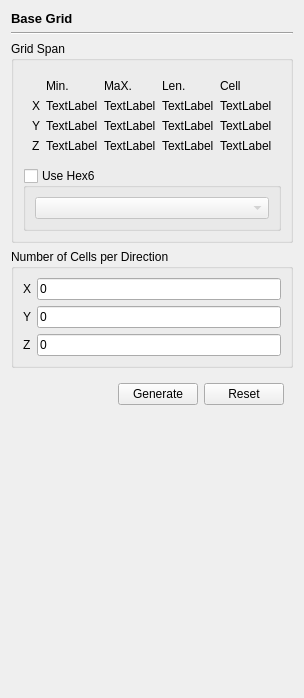
             <widget class="QWidget" name="baseGridPage">
              <layout class="QVBoxLayout" name="verticalLayout_5">
               <item>
                <widget class="QLabel" name="label_2">
                 <property name="font">
                  <font>
                   <pointsize>10</pointsize>
                   <bold>true</bold>
                  </font>
                 </property>
                 <property name="text">
                  <string>Base Grid</string>
                 </property>
                </widget>
               </item>
               <item>
                <widget class="Line" name="line_2">
                 <property name="orientation">
                  <enum>Qt::Horizontal</enum>
                 </property>
                </widget>
               </item>
               <item>
                <widget class="QGroupBox" name="groupBox_10">
                 <property name="title">
                  <string>Grid Span</string>
                 </property>
                 <layout class="QVBoxLayout" name="verticalLayout_31">
                  <item>
                   <widget class="QFrame" name="frame">
                    <layout class="QGridLayout" name="gridLayout">
                     <item row="1" column="1">
                      <widget class="QLabel" name="xMin">
                       <property name="text">
                        <string>TextLabel</string>
                       </property>
                      </widget>
                     </item>
                     <item row="3" column="2">
                      <widget class="QLabel" name="zMax">
                       <property name="text">
                        <string>TextLabel</string>
                       </property>
                      </widget>
                     </item>
                     <item row="0" column="3">
                      <widget class="QLabel" name="label_39">
                       <property name="text">
                        <string>Len.</string>
                       </property>
                      </widget>
                     </item>
                     <item row="0" column="2">
                      <widget class="QLabel" name="label_4">
                       <property name="text">
                        <string>MaX.</string>
                       </property>
                      </widget>
                     </item>
                     <item row="3" column="0">
                      <widget class="QLabel" name="label_9">
                       <property name="text">
                        <string>Z</string>
                       </property>
                      </widget>
                     </item>
                     <item row="3" column="1">
                      <widget class="QLabel" name="zMin">
                       <property name="text">
                        <string>TextLabel</string>
                       </property>
                      </widget>
                     </item>
                     <item row="2" column="1">
                      <widget class="QLabel" name="yMin">
                       <property name="text">
                        <string>TextLabel</string>
                       </property>
                      </widget>
                     </item>
                     <item row="2" column="2">
                      <widget class="QLabel" name="yMax">
                       <property name="text">
                        <string>TextLabel</string>
                       </property>
                      </widget>
                     </item>
                     <item row="0" column="1">
                      <widget class="QLabel" name="label_3">
                       <property name="text">
                        <string>Min.</string>
                       </property>
                      </widget>
                     </item>
                     <item row="2" column="0">
                      <widget class="QLabel" name="label_8">
                       <property name="text">
                        <string>Y</string>
                       </property>
                      </widget>
                     </item>
                     <item row="1" column="2">
                      <widget class="QLabel" name="xMax">
                       <property name="text">
                        <string>TextLabel</string>
                       </property>
                      </widget>
                     </item>
                     <item row="1" column="0">
                      <widget class="QLabel" name="label_7">
                       <property name="text">
                        <string>X</string>
                       </property>
                      </widget>
                     </item>
                     <item row="0" column="4">
                      <widget class="QLabel" name="label_40">
                       <property name="text">
                        <string>Cell</string>
                       </property>
                      </widget>
                     </item>
                     <item row="1" column="3">
                      <widget class="QLabel" name="xLen">
                       <property name="text">
                        <string>TextLabel</string>
                       </property>
                      </widget>
                     </item>
                     <item row="2" column="3">
                      <widget class="QLabel" name="yLen">
                       <property name="text">
                        <string>TextLabel</string>
                       </property>
                      </widget>
                     </item>
                     <item row="3" column="3">
                      <widget class="QLabel" name="zLen">
                       <property name="text">
                        <string>TextLabel</string>
                       </property>
                      </widget>
                     </item>
                     <item row="1" column="4">
                      <widget class="QLabel" name="xCell">
                       <property name="text">
                        <string>TextLabel</string>
                       </property>
                      </widget>
                     </item>
                     <item row="2" column="4">
                      <widget class="QLabel" name="yCell">
                       <property name="text">
                        <string>TextLabel</string>
                       </property>
                      </widget>
                     </item>
                     <item row="3" column="4">
                      <widget class="QLabel" name="zCell">
                       <property name="text">
                        <string>TextLabel</string>
                       </property>
                      </widget>
                     </item>
                    </layout>
                   </widget>
                  </item>
                  <item>
                   <widget class="QGroupBox" name="useHex6">
                    <property name="title">
                     <string>Use Hex6</string>
                    </property>
                    <property name="checkable">
                     <bool>true</bool>
                    </property>
                    <property name="checked">
                     <bool>false</bool>
                    </property>
                    <layout class="QVBoxLayout" name="verticalLayout_32">
                     <item>
                      <widget class="QComboBox" name="boundingHex6">
                       <property name="placeholderText">
                        <string>None</string>
                       </property>
                      </widget>
                     </item>
                    </layout>
                   </widget>
                  </item>
                 </layout>
                </widget>
               </item>
               <item>
                <widget class="QGroupBox" name="groupBox_2">
                 <property name="title">
                  <string>Number of Cells per Direction</string>
                 </property>
                 <layout class="QFormLayout" name="formLayout">
                  <item row="0" column="0">
                   <widget class="QLabel" name="label_12">
                    <property name="text">
                     <string>X</string>
                    </property>
                   </widget>
                  </item>
                  <item row="0" column="1">
                   <widget class="QLineEdit" name="numCellsX">
                    <property name="text">
                     <string>0</string>
                    </property>
                   </widget>
                  </item>
                  <item row="1" column="0">
                   <widget class="QLabel" name="label_10">
                    <property name="text">
                     <string>Y</string>
                    </property>
                   </widget>
                  </item>
                  <item row="1" column="1">
                   <widget class="QLineEdit" name="numCellsY">
                    <property name="text">
                     <string>0</string>
                    </property>
                   </widget>
                  </item>
                  <item row="2" column="0">
                   <widget class="QLabel" name="label_11">
                    <property name="text">
                     <string>Z</string>
                    </property>
                   </widget>
                  </item>
                  <item row="2" column="1">
                   <widget class="QLineEdit" name="numCellsZ">
                    <property name="text">
                     <string>0</string>
                    </property>
                   </widget>
                  </item>
                 </layout>
                </widget>
               </item>
               <item>
                <widget class="QWidget" name="widget_3" native="true">
                 <layout class="QHBoxLayout" name="horizontalLayout_5">
                  <item>
                   <spacer name="horizontalSpacer_3">
                    <property name="orientation">
                     <enum>Qt::Horizontal</enum>
                    </property>
                    <property name="sizeHint" stdset="0">
                     <size>
                      <width>40</width>
                      <height>20</height>
                     </size>
                    </property>
                   </spacer>
                  </item>
                  <item>
                   <widget class="QPushButton" name="generate">
                    <property name="text">
                     <string>Generate</string>
                    </property>
                   </widget>
                  </item>
                  <item>
                   <widget class="QPushButton" name="baseGridReset">
                    <property name="text">
                     <string>Reset</string>
                    </property>
                   </widget>
                  </item>
                 </layout>
                </widget>
               </item>
               <item>
                <spacer name="verticalSpacer">
                 <property name="orientation">
                  <enum>Qt::Vertical</enum>
                 </property>
                 <property name="sizeHint" stdset="0">
                  <size>
                   <width>20</width>
                   <height>273</height>
                  </size>
                 </property>
                </spacer>
               </item>
              </layout>
             </widget>
